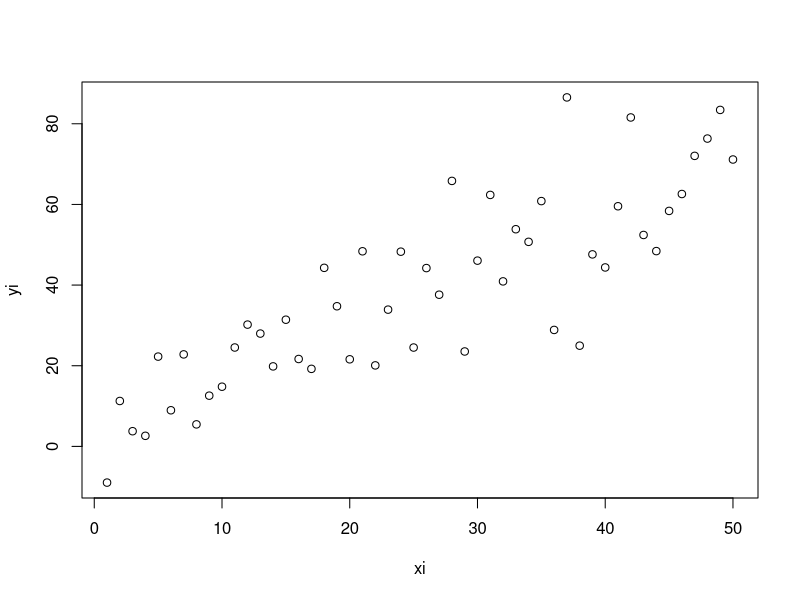
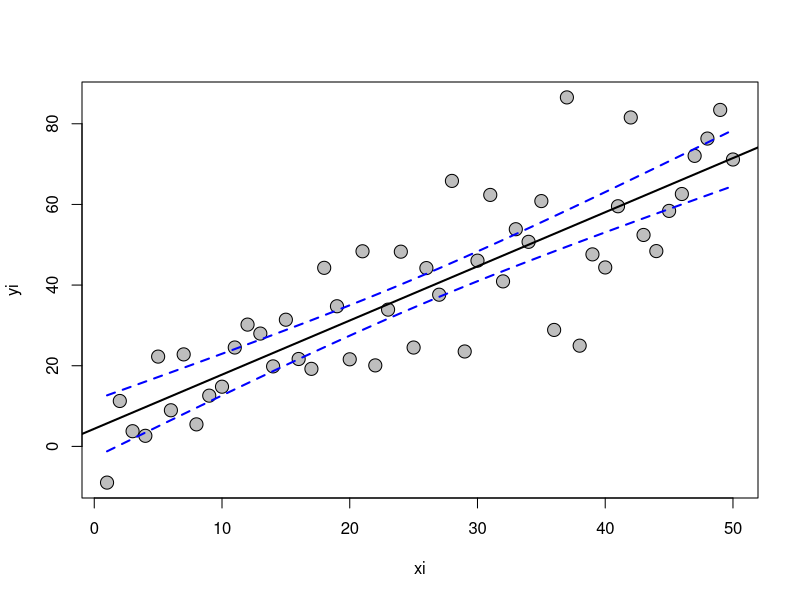
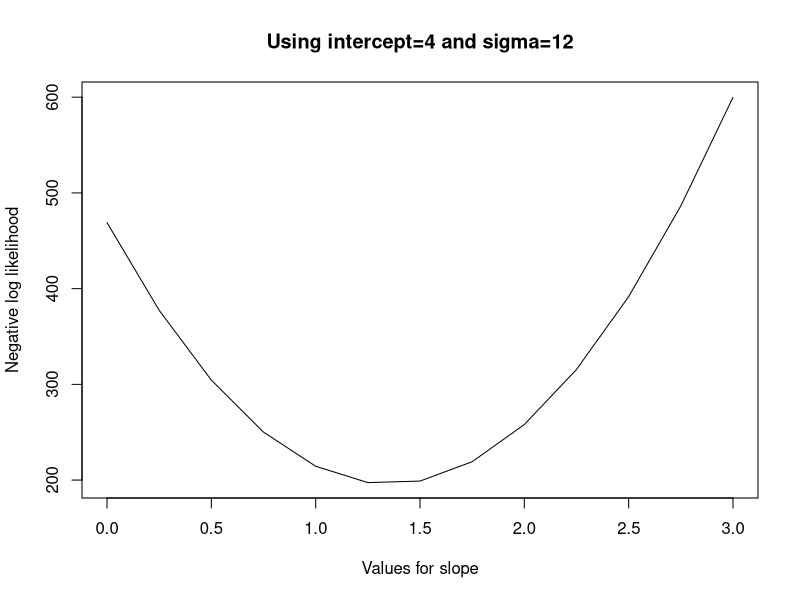
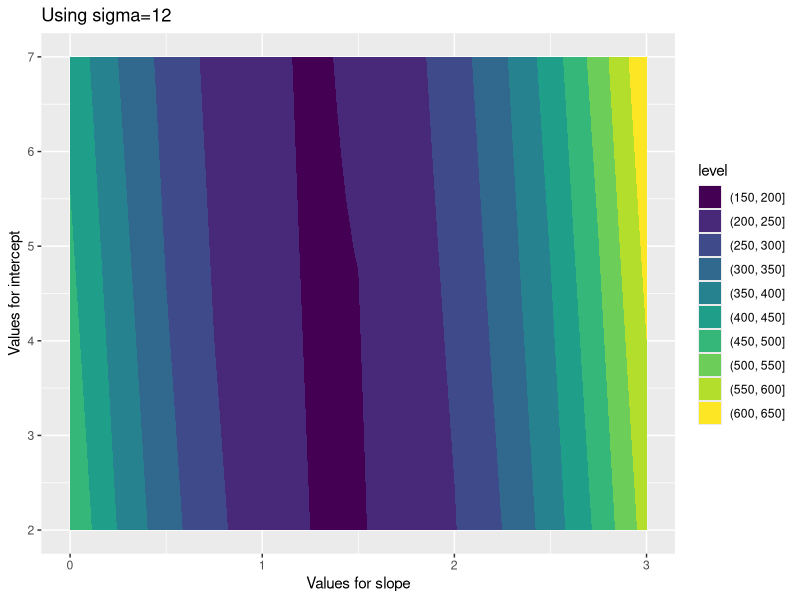

Here is the R script that generated these plots, in order:

##### Q1 #####

# Simulate some data for a linear regression using the simple linear 
# regression model: yi = beta_0 + beta_1*xi + error, where error~N(0,sigma).  

# Make sigma large enough that it resembles “typical” ecological data when you 
# plot it, but not so large that it completely obscures the relationship between 
# x and y. Record your true beta_0, beta_1, and sigma here:

# Generate some random values for the independent variable
?rnorm

sigma <- 12
set.seed(19)
error <- rnorm(50, mean = 0, sd = sigma)
xi <- 1:50

# Set "true" slope and intercept
beta_0 <- 4
beta_1 <- 1.3

# Generate dependent values using the "true" linear regression
yi <- beta_0 + beta_1*xi + error

plot(xi, yi)

# Fit a linear regression model using lm() and do your typical checks of 
# model assumptions that we went over in class. Paste your estimated model 
# coefficients and their 95% confidence intervals below:

mod_lm <- lm(yi ~ xi)
coefficients(mod_lm)
confint(mod_lm)

newvals <- seq(min(xi),  max(xi), length.out=100)
confint_vals <- predict(mod_lm, interval = 'confidence', 
                        newdata = data.frame(xi=newvals))

plot(xi, yi, cex = 1.75, pch = 21, bg = 'gray')
abline(mod_lm, col = 'black', lwd = 2)
lines(newvals, confint_vals[, 'lwr'], col = 'blue', lty = 2, lwd = 2)
lines(newvals, confint_vals[, 'upr'], col = 'blue', lty = 2, lwd = 2)

# Are the coefficient estimates close to the true values? Do the 95% 
# confidence intervals cover the true values?

# Coefficients are close, but the 95% confidence interval does not include
# all of the values.

##### Q2 #####

# Analyze the data generated in Q1 using the normal equation (see Word doc)
# Paste your estimated model coefficients below.
# Are the coefficient estimates close to the true values?  

n_obs <- length(xi)
xmat <- matrix(c(rep(1, n_obs), xi), nrow = n_obs)
ymat <- matrix(yi)

# Solve for beta_0 and beta_1 using matrix multiplication
analytical_coef <- solve(t(xmat)%*%xmat) %*% (t(xmat)%*%ymat)

analytical_coef

# Yes, they are pretty close!
  
##### Bonus Q1 #####

# Can you find an analytical solution for the se and 95% CI for the model 
# coefficients? (note: this is not in the lectures or reading, you'll have 
# to do some searching).  Write the equations and resulting answers below.
# Do the 95% confidence intervals cover the true values?
  
##### Q3 #####

# Analyze the data generated in Q1 using a grid search to minimize the sum of 
# squared errors (no need to iterate more than twice).
# Paste your estimated model coefficients below.

calc_sse <- function(x, y, betas) {
  yfit <- betas[1] + betas[2]*x
  sse <- sum((yfit - y)^2)
  return(sse)
}

# Create grid space
sse_grid_vals <- expand.grid(intercept = seq(0,8,by=0.5), slope = seq(0,3,by=0.25))
sse_grid_out  <- apply(sse_grid_vals, 1, calc_sse, x=xi, y=yi) # Calculate SSE for each combo
sse_grid_vals[which.min(sse_grid_out),] # Extract minimum

# Do that all once more but with finer precision
sse_grid_vals2 <- expand.grid(intercept = seq(4,7,by=0.10), slope = seq(1,1.5,by=0.05))
sse_grid_out2 <- apply(sse_grid_vals2, 1, calc_sse, x=xi, y=yi) # Calculate SSE for each combo
sse_grid_vals2[which.min(sse_grid_out2),] # Extract minimum

##### Q4 #####

# Analyze the data generated in Q1 using a grid search to minimize the negative 
# log likelihood (no need to iterate more than twice).  Note, there is a third 
# parameter that you will need to estimate here: sigma
# Paste your estimated model coefficients below.

calc_negll <- function(data, params) {
  beta0 <- params[1]
  beta1 <- params[2]
  sigma <- params[3]
  x <- data$x
  y <- data$y
  yfit <- beta0 + beta1*x
  -sum(dnorm(x=y, mean=yfit, sd=sigma, log=T))
}

# Create grid space
negll_grid_vals <- expand.grid(intercept = seq(0,8,by=0.5), slope = seq(0,3,by=0.25),
                               sigma = seq(5,15,by=1))
negll_grid_out <- apply(negll_grid_vals, 1, calc_negll, data=data.frame(x=xi, y=yi)) # Calculate -LogLikelihood for each combo
negll_grid_vals[which.min(negll_grid_out),] # Extract minimum

# Try once more with more precision
negll_grid_vals2 <- expand.grid(intercept = seq(6,7,by=0.05), slope = seq(1,1.5,by=0.05),
                                sigma = seq(10,15,by=0.5))
negll_grid_out2 <- apply(negll_grid_vals2, 1, calc_negll, data=data.frame(x=xi, y=yi)) # Calculate -LogLikelihood for each combo
negll_grid_vals2[which.min(negll_grid_out2),] # Extract minimum

# The intercept is at the low end, which means you should try once more because 
# the minimum could be below that!
negll_grid_vals3 <- expand.grid(intercept = seq(3,5,by=0.5), slope = seq(1,1.5,by=0.05),
                                sigma = seq(10,15,by=0.5))
negll_grid_out3 <- apply(negll_grid_vals3, 1, calc_negll, data=data.frame(x=xi, y=yi)) # Calculate -LogLikelihood for each combo
negll_grid_vals3[which.min(negll_grid_out3),] # Extract minimum

# Now finding intercept of 4 - much closer.

##### Q5 #####

# Analyze the data generated in Q1 using optim() to minimize the negative log 
# likelihood.  Note, there is a third parameter that you will need to estimate 
# here: sigma. Paste your estimated model coefficients below.

negll_optim_out <- optim(par = c(2, 0, 8), calc_negll, data = data.frame(x=xi, y=yi))
negll_optim_out

# Did the numerical optimization algorithm converge?  How do you know?

# I know because the value under the `convergence` item in the output of 
# `optim()` was 0, which indicates a successful completion.

# Did the numerical optimization algorithm find a global solution?  How do you know?

# Yes because all of the values are above my initial parameter inputs and 
# the optimization converged, so it successfully tried parameters above those
# initalizations, too.

##### Q6 #####

# Plot a likelihood profile for the slope parameter while estimating the 
# conditional MLEs of the intercept and sigma for each plotted value of the 
# slope parameter (see p. 173 of Hilborn and Mangel).

# Pick specific intercept & sigma values to consider from the previous effort, 
# but vary the slope:
min_beta_0 <- negll_grid_vals3[which.min(negll_grid_out3), 'intercept']
min_sigma <- negll_grid_vals3[which.min(negll_grid_out3), 'sigma']
slope_options <- seq(0,3,by=0.25)

negll_grid_vals_slope <- expand.grid(intercept = min_beta_0, slope = slope_options,
                                     sigma = min_sigma)
negll_grid_out_slope <- apply(negll_grid_vals_slope, 1, calc_negll, data=data.frame(x=xi, y=yi)) 

plot(slope_options, negll_grid_out_slope, type = 'l',
     ylab = 'Negative log likelihood', xlab = 'Values for slope',
     main = sprintf('Using intercept=%s and sigma=%s', 
                    round(min_beta_0, digits = 0),
                    round(min_sigma, digits = 2)))

##### Q7 #####

# Plot the joint likelihood surface for the intercept and slope parameters.  
# Is there evidence of confounding between these two parameters (i.e., a ridge 
# rather than a mountain top)?

# Vary intercept & slope but not sigma (use same sigma & slope options from Q6):
intercept_options <- seq(2,7,by=0.5)

negll_grid_vals_intslope <- expand.grid(intercept = intercept_options, slope = slope_options,
                                     sigma = min_sigma)
negll_grid_out_intslope <- apply(negll_grid_vals_intslope, 1, calc_negll, data=data.frame(x=xi, y=yi)) 
negll_grid_df_intslope <- cbind(negll_grid_vals_intslope, negll = negll_grid_out_intslope)

library(ggplot2)
ggplot(negll_grid_df_intslope, aes(x = slope, y = intercept, z = negll)) + 
  geom_contour_filled() + 
  ggtitle(sprintf('Using sigma=%s', round(min_sigma, digits = 2))) + 
  ylab('Values for intercept') + xlab('Values for slope')

# I have a ridge instead of a mountaintop (between slopes of 1-2, there is a
# minimum log likelihood for intercepts from 2-7).

##### Q8 #####

# How different are the estimated coefficients from Q1, Q2, and Q5 and how 
# do they compare to the true values?

# Q1 result
q1_int <- coefficients(mod_lm)[1]
q1_slope <- coefficients(mod_lm)[2]

# Q2 result
q2_int <- analytical_coef[1,1]
q2_slope <- analytical_coef[2,1]

# Q5 result
q5_int <- negll_optim_out$par[1]
q5_slope <- negll_optim_out$par[2]

data.frame(
  question = paste0('Q', c(1,2,5)),
  estim_intercept = c(q1_int, q2_int, q5_int),
  estim_slope = c(q1_slope, q2_slope, q5_slope)
)

# The estimates from Q1 and Q2 were closer than the estimates for Q3, but all
# are very close.

##### Bonus Q2 #####

# Calculate the standard errors of the intercept, slope, and sigma using the 
# Hessian matrix. Standard errors are the square roots of the diagonal of the 
# inverse Hessian matrix.  How do these standard errors compare to those from 
# lm() in Q1?


##### Bonus Q3 #####

# How does the computational speed compare between using lm(), the normal 
# equation, and optim() to estimate the coefficients? Note, you can get the 
# computation time placing the following code around your regression code:

# Record your system start time
start_time <- proc.time()

#your code goes here

# Subtract start time from current system time
proc.time() - start_time
